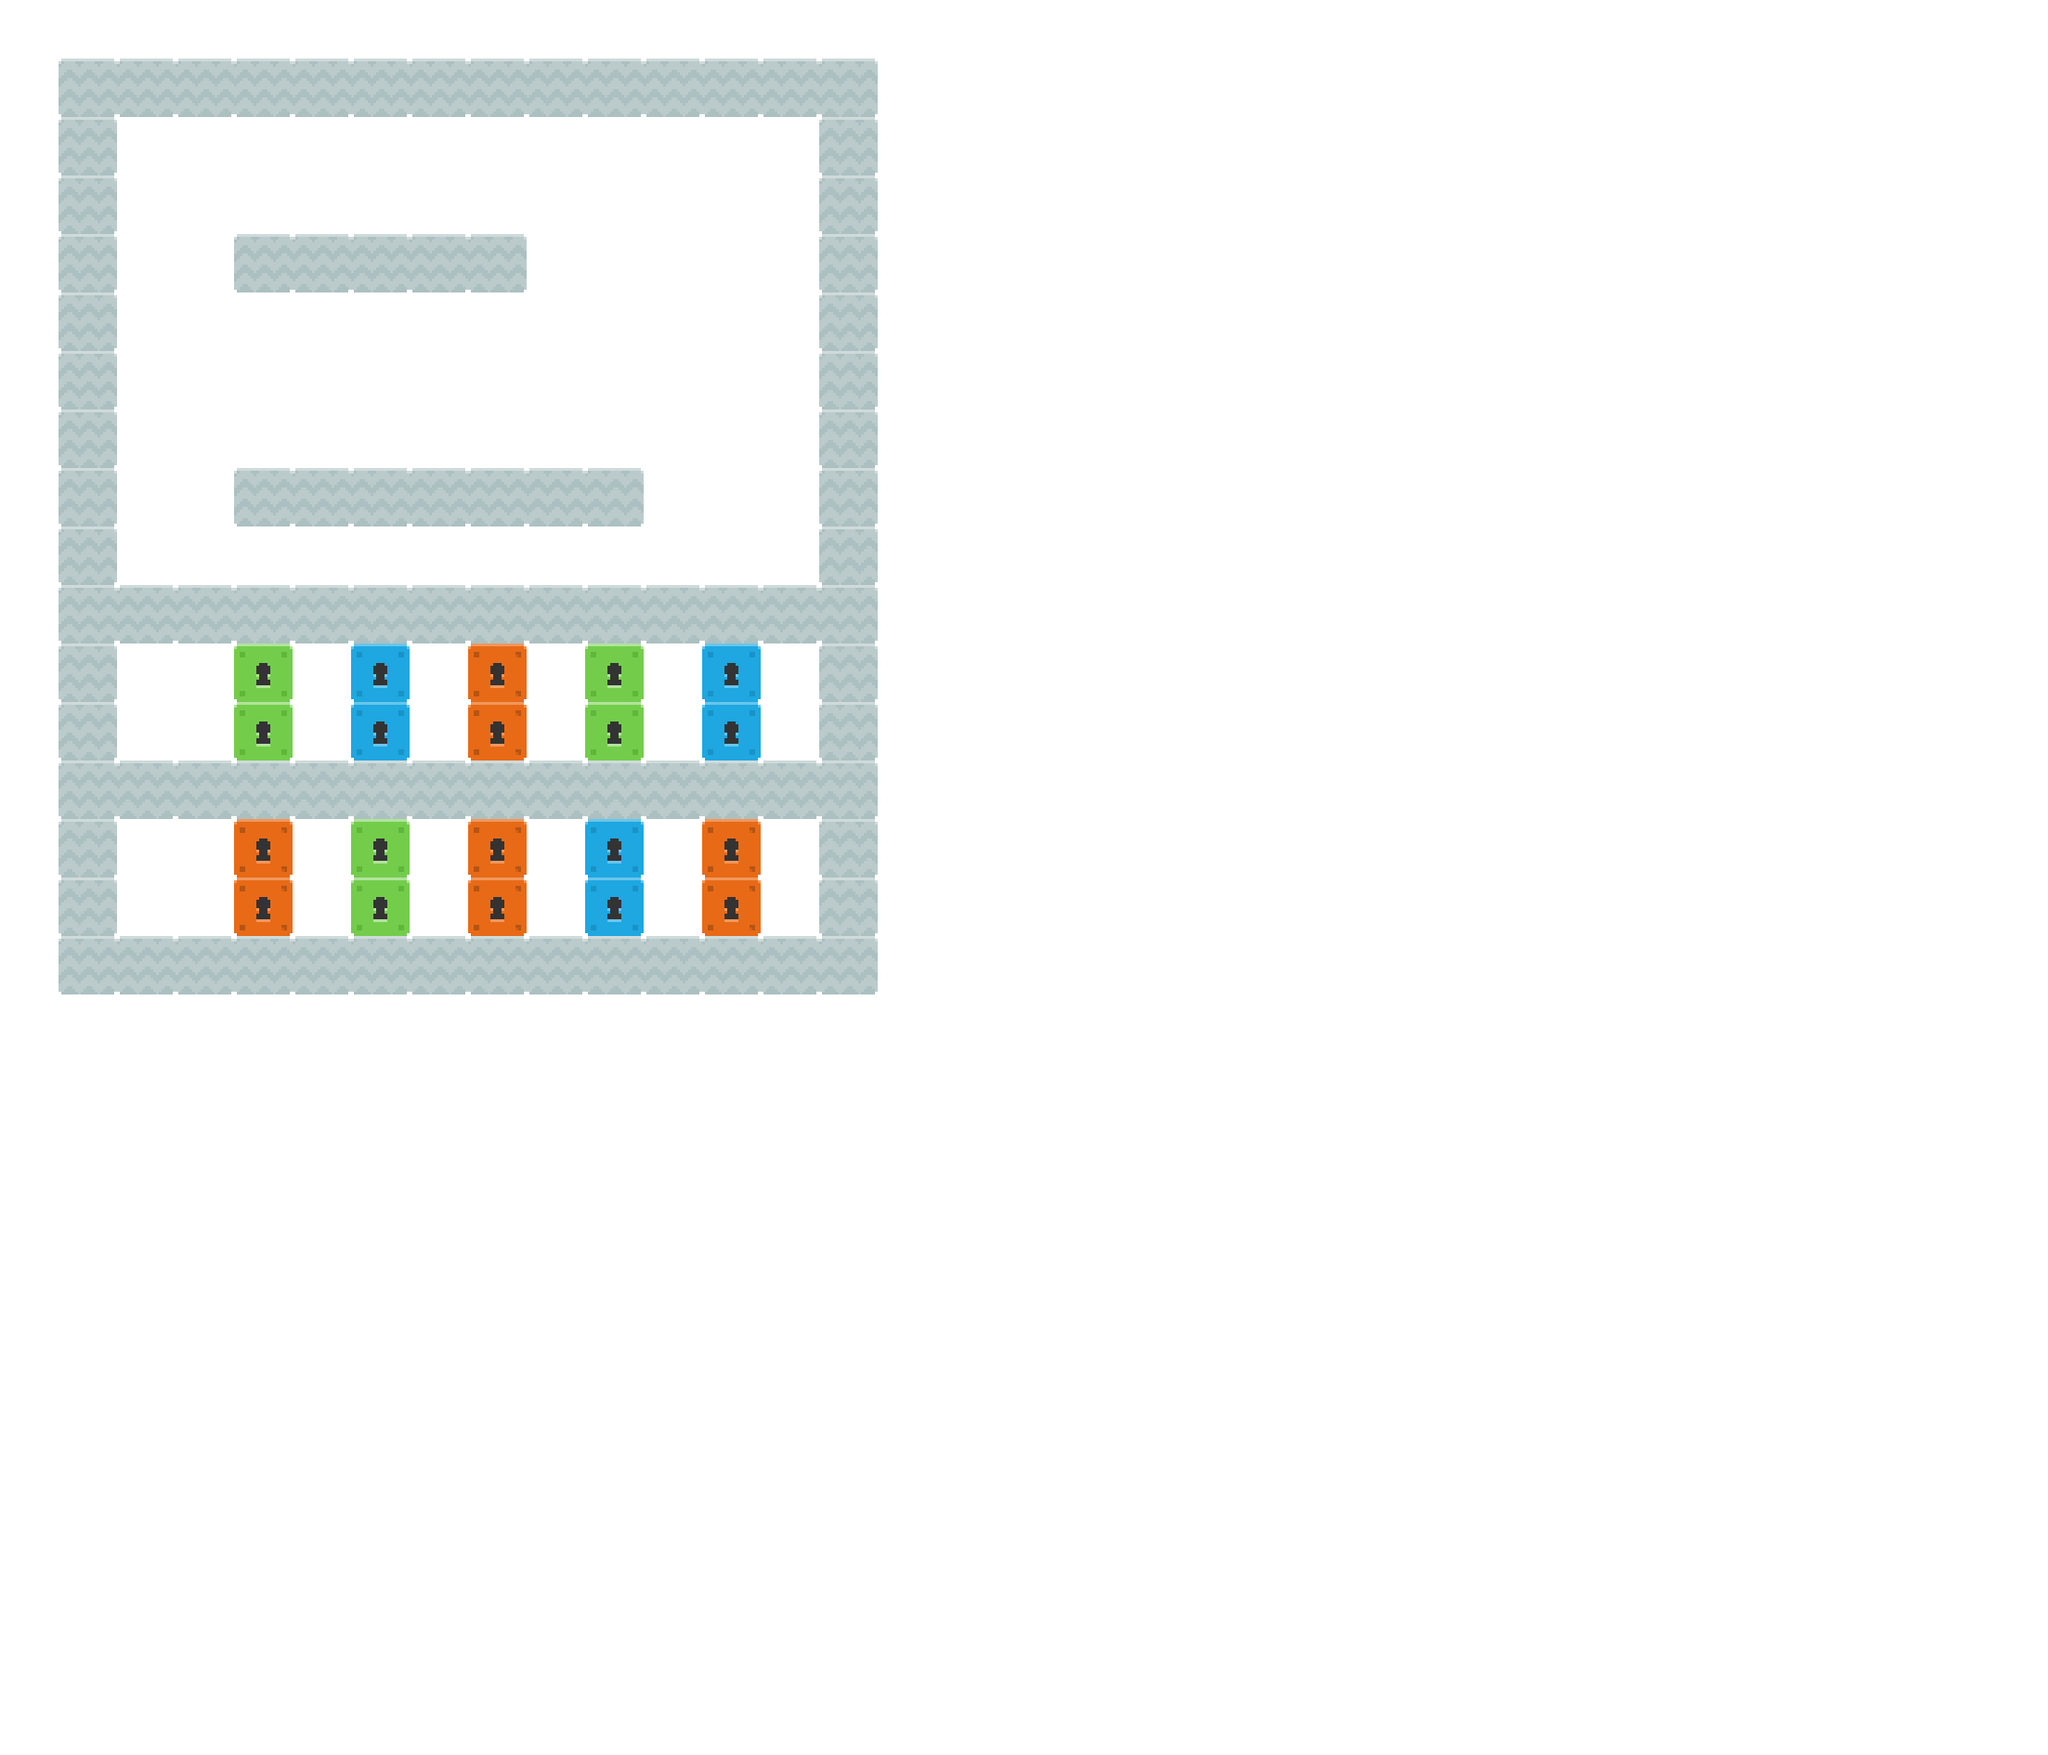

A 2D game scene composited from a Tiled map and its tileset images. What follows is a short description and the map's XML, with each tile layer's data collapsed to a summary:
An orthogonal 35x30 tile map with 63x63 px tiles, 1 tile layer (World) and 18 objects (8x ladder, 3x spawn, 3x exit, 3x button, crate).

<map version="1.2" tiledversion="1.3.4" orientation="orthogonal" renderorder="right-down" width="35" height="30" tilewidth="63" tileheight="63" infinite="0" backgroundcolor="#ffffff" nextlayerid="8" nextobjectid="119">
 <editorsettings>
  <export target="map6.json" format="json" />
 </editorsettings>
 <tileset firstgid="1" name="tilemap" tilewidth="63" tileheight="63" tilecount="900" columns="30">
  <image source="../images/tilemap.png" width="1890" height="1890" />
 </tileset>
 <objectgroup id="7" name="Objects">
  <object id="53" name="red" type="spawn" x="315" y="204.75">
   <point />
  </object>
  <object id="54" name="green" type="spawn" x="204.75" y="756">
   <point />
  </object>
  <object id="55" name="blue" type="spawn" x="189" y="960.75">
   <point />
  </object>
  <object id="100" type="exit" gid="169" x="126" y="630" width="63" height="63" />
  <object id="101" type="exit" gid="169" x="819" y="1008" width="63" height="63" />
  <object id="102" type="exit" gid="169" x="819" y="819" width="63" height="63" />
  <object id="103" type="button" gid="105" x="441" y="252" width="63" height="63" />
  <object id="105" type="button" gid="106" x="345" y="504" width="63" height="63" />
  <object id="108" type="ladder" gid="103" x="189" y="189" width="63" height="63" />
  <object id="109" type="ladder" gid="103" x="189" y="252" width="63" height="63" />
  <object id="110" type="ladder" gid="103" x="189" y="315" width="63" height="63" />
  <object id="111" type="ladder" gid="103" x="189" y="378" width="63" height="63" />
  <object id="112" type="ladder" gid="103" x="189" y="441" width="63" height="63" />
  <object id="113" type="ladder" gid="103" x="189" y="504" width="63" height="63" />
  <object id="114" type="ladder" gid="103" x="189" y="567" width="63" height="63" />
  <object id="115" type="ladder" gid="103" x="189" y="630" width="63" height="63" />
  <object id="116" type="button" gid="76" x="630" y="504" width="63" height="63" />
  <object id="118" type="crate" gid="192" x="362.25" y="252" width="63" height="63" />
 </objectgroup>
 <layer id="1" name="World" width="35" height="30">
  <data>[1050 cells, 112 non-empty, 4 distinct tile ids]</data>
 </layer>
</map>
